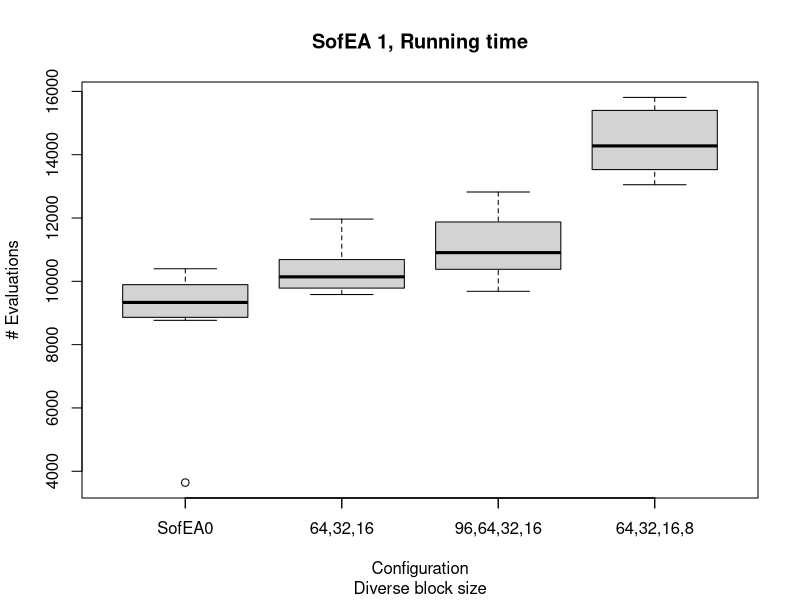

The R script that drew this image:
evals.dis <- read.table('evals-dis.dat')
evals.dis.a8 <- read.table('evals-dis-a8.dat')
evals.dis.96 <- read.table('evals-dis-96.dat')
evals.base <- read.table('../GECCO/evals-ip128-e16-r64.dat')
boxplot( evals.base$V1,
        evals.dis$V1,   evals.dis.a8$V1,   evals.dis.96$V1,
        main='SofEA 1, Running time',  sub='Diverse block size',
        xlab='Configuration',
        ylab='# Evaluations' )
axis(1,at=c(1:4),labels =c('SofEA0', '64,32,16', '96,64,32,16', '64,32,16,8' ))
